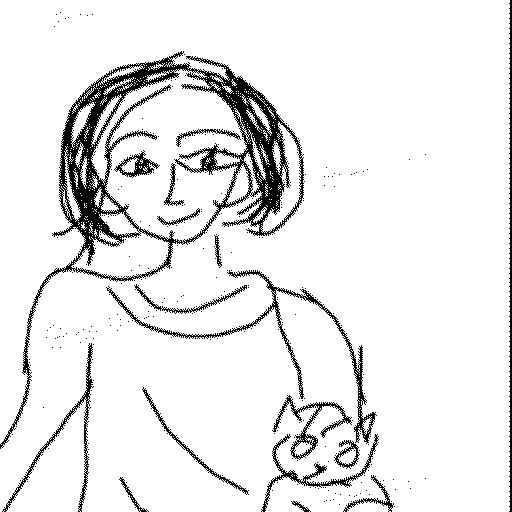
#> input picture stablediffusion/ai_scribble/input/3/3_scribble.jpg, 512 x 512 px, found by its file name
$ python preprocess.py
#> lines starting #> are read from the running program, lines starting #| are printed output that depends on the picture; after the words box and inside, x2 and y2 are one past the last pixel; in counts of white or black regions, pixels touching at a corner belong together; pictures that were not available may be replaced by others from this repository, and a replacement may not be noted
import numpy as np
import pandas as pd
from PIL import Image
import os
import cv2
import argparse

def video2frame(videos_path, frames_save_path, time_interval):
    if not os.path.exists(frames_save_path):
        os.mkdir(frames_save_path)
    vidcap = cv2.VideoCapture(videos_path)
    success, image = vidcap.read()
    count = 0
    while success:
        try:
            success, image = vidcap.read()
            # print("image:", image.shape, ("%d" % count).zfill(6))
            count += 1
            if count % time_interval == 0:
                cv2.imwrite(frames_save_path + '/{}.png'.format(str(count).zfill(6)), image)  # 存储为图像
        except:
            pass
    print("extract frames interval:", time_interval)
    print("after extract nums:", count // time_interval)

def frame2video(im_dir, video_dir, fps):
    im_list = os.listdir(im_dir)
    im_list.sort()  # key=lambda x: int(x.replace("frame", "").split('.')[0])
    img = Image.open(os.path.join(im_dir, im_list[0]))
    img_size = img.size
    fourcc = cv2.VideoWriter_fourcc(*'XVID')  # opencv版本是3
    videoWriter = cv2.VideoWriter(video_dir, fourcc, fps, img_size)
    # count = 1
    for i in im_list:
        im_name = os.path.join(im_dir + i)
        frame = cv2.imdecode(np.fromfile(im_name, dtype=np.uint8), -1)
        videoWriter.write(frame)
    videoWriter.release()
    print('merge new video successfully')


def merge_video(data_path1, data_path2, out_dir, fps, data_path3=None):
#> called with fps = 24
    im_list1 =[x for x in os.listdir(data_path1) if x.endswith('.jpg') or x.endswith('.png')]
    im_list1.sort()
    print("im_list111:", len(im_list1))

    im_list2 =[x for x in os.listdir(data_path2) if x.endswith('.jpg') or x.endswith('.png')]
    im_list2.sort()
    print("im_list222:", len(im_list2))
    W, H, _ = cv2.imread(data_path2 + im_list2[0]).shape
#> W = 512; H = 512
    size = (H*2, W) # (1440, 960)
#> size = (1024, 512)
    if data_path3:
        im_list3 =[x for x in os.listdir(data_path3) if x.endswith('.jpg') or x.endswith('.png')]
        im_list3.sort()
        print("im_list333:", len(im_list3))
        size = (H*3, W)
    video = cv2.VideoWriter(out_dir, cv2.VideoWriter_fourcc('M', 'P', '4', 'V'), fps, size)

    for i in range(len(im_list2)):
        image = data_path1 + im_list1[i]
        res2 = data_path2 + im_list2[i]

        image = cv2.imread(image)
#> image is the input picture: shape (512, 512, 3); min 0, max 255, mean 232.7
        cv2.putText(image, "orig_0.75", (5,50 ), cv2.FONT_HERSHEY_SIMPLEX, 0.75, (0, 0, 255), 2)
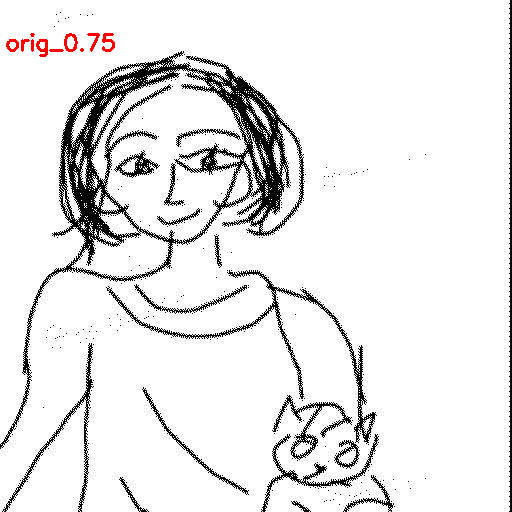
#> image: shape (512, 512, 3); 0.28% of pixels changed, all inside (x1, y1, x2, y2) = (6, 33, 115, 57)
        res2 = cv2.imread(res2)
        cv2.putText(res2, "CrossAttention_0.75", (5,50 ), cv2.FONT_HERSHEY_SIMPLEX, 0.75, (0, 0, 255), 2)
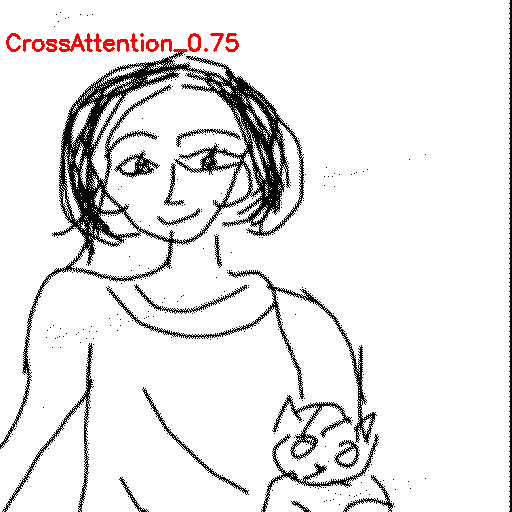
#> res2: shape (512, 512, 3); 0.62% of pixels changed, all inside (x1, y1, x2, y2) = (6, 33, 239, 52)
        if data_path3:
            res3 = data_path3 + im_list3[i]
            res3 = cv2.imread(res3)
            cv2.putText(res3, "RIFE_2X", (5,50 ), cv2.FONT_HERSHEY_SIMPLEX, 0.75, (0, 0, 255), 2)
            img_total = np.concatenate((image, res2, res3), axis = 1)
        else:
            img_total = np.concatenate((image, res2), axis = 1)
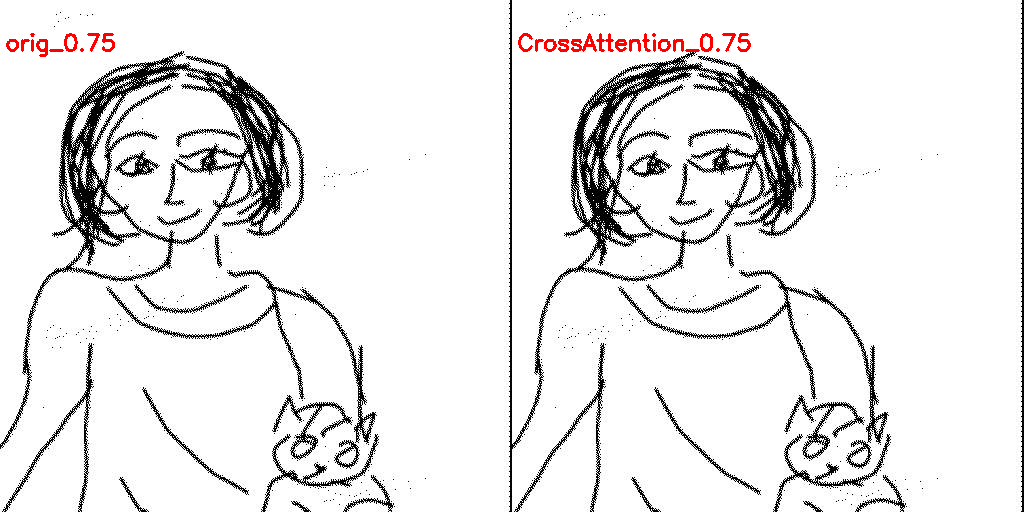
#> img_total: shape (512, 1024, 3); mean B, G, R 231.6, 231.6, 232.7
        # print("img_total:", img_total.shape)
        # cv2.imshow('input img', img_total)
        # cv2.waitKey()
        video.write(img_total)

    video.release()
    cv2.destroyAllWindows()


def setup_parser():
	parser = argparse.ArgumentParser()
	parser.add_argument("--videos_path", type=str, default=None )
	parser.add_argument("--frames_save_path", type=str, default=None )
	parser.add_argument("--time_interval", type=int, default=1 )
	parser.add_argument("--fps", type=int, default=24 )

	parser.add_argument("--video_save_path", type=str, default=None )

	parser.add_argument("--special_effect", type=str, default="bowen_zc", choices=["bowen_zc", "xuhua_zc"])
	parser.add_argument("--zc_time1", type=float, default=0.2 )
	parser.add_argument("--zc_time2", type=float, default=0.6 )
	parser.add_argument("--vis", action="store_true", help="visualization")
	parser.add_argument("--fast_vaild", action="store_true", help="resize 256*256")

	parser.add_argument("--EXTRACT_RIFE", action="store_true", help="visualization")

	return parser


if __name__ == '__main__':
    parser = setup_parser()
    args = parser.parse_args()

    if args.EXTRACT_RIFE:
        video2frame(args.videos_path, args.frames_save_path, args.time_interval)
        frame2video(im_dir=args.frames_save_path + "/", video_dir=args.video_save_path, fps=args.fps)

    else:
        # compare video
        data_path1 = "/root/limiao/controlnetvideo_test/user/temp/black_res_orig_075/"
        data_path2 = "/root/limiao/controlnetvideo_test/user/temp/black_res11_075_all/"
        # data_path3 = "/root/limiao/controlnetvideo/split/black_half_out_test_style_vae_035_2X_48fps/"
        out_dir="/root/limiao/controlnetvideo_test/user/temp/final_res_075.mp4"
        fps = 24
        merge_video(data_path1, data_path2, out_dir, fps, data_path3=None)


    # videos_path = "/root/limiao/controlnetvideo_test/user/temp/black_res_orig_075.mp4"
    # frames_save_path = "/root/limiao/controlnetvideo_test/user/temp/black_res_orig_075/"
    # video2frame(videos_path=videos_path, frames_save_path=frames_save_path, time_interval=1)
